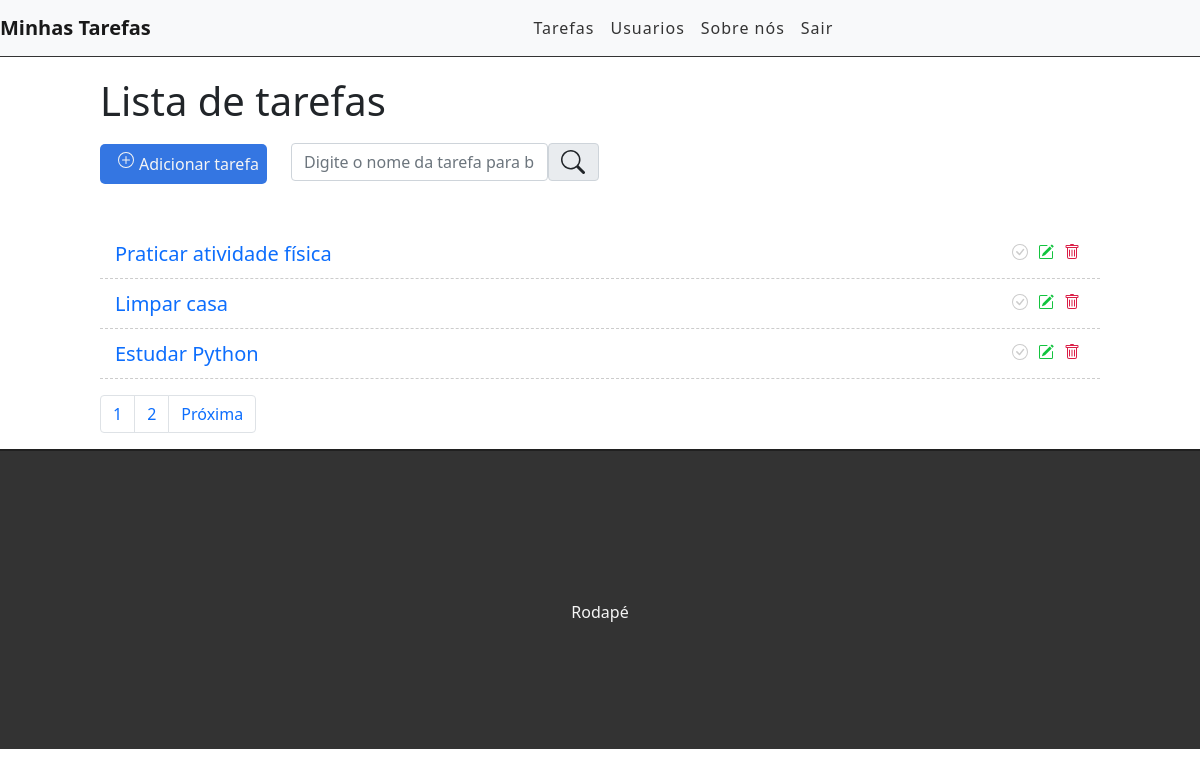
The app's page / (signed in) with its own data.
### tasks/models.py (models this page shows, shortened)
class Task(models.Model):
    STATUS=(
        ('doing', 'Doing'),
        ('done', 'Done'),
    )
    title = models.CharField(max_length=255)
    description = models.TextField()
    done = models.CharField(max_length=5, choices=STATUS,)
    created_at = models.DateTimeField(auto_now_add=True)
    update_at = models.DateTimeField(auto_now=True)

### tasks/views.py (the view)
# urls.py: path('', views.taskList, name='task-list'),
@login_required
def taskList(request):
    search = request.GET.get('search')
    if search:
        tasks = Task.objects.filter(title__icontains=search)
    else:
        tasks_list = Task.objects.all().order_by('-created_at')
        paginator = Paginator(tasks_list, 3)
        page = request.GET.get('page')
        tasks = paginator.get_page(page)
    return render(request, 'tasks/list.html', {'tasks':tasks})

### tasks/templates/tasks/list.html (shortened to what this page needs)
{% extends 'base.html' %}
{% block content %}
    <div class="offset-1 col-10 list-div">
        <h1>Lista de tarefas</h1>
        <a href="newtask/">
            <div class="col-2 add-div">
                Adicionar tarefa
            </div>
        </a>
        <div class="col-9 search-div">
            <form method="GET" id="search-form">
                <input class="form-control" type="text" id="search" name="search" placeholder="Digite o nome da tarefa para buscar">
                <span class="input-group-text" id="basic-addon1">
                </span>
            </form>
        </div>
        <ul class="task-list">
            {% for task in tasks %}
            {% if task.done == 'doing' %}
            <li class="task-item">
            {% else %}
            <li class="task-item done">
            {% endif %}
                <span><a href="task/{{task.id}}">{{task.title}}</a></span>
                <a href="delete/{{task.id}}" class="delete-btn">
                    <span>
                    </span>
                </a>
                <a href="edit/{{task.id}}">
                    <span>
                    </span>
                </a>
                <a href="changestatus/{{task.id}}">
                    <span>
                    </span>
                </a>
            </li>
            {% endfor %}
        </ul>
        <nav>
            <ul class="pagination">
                {% for page in tasks.paginator.page_range %}
                <li class="page-item" aria-current="page">
                    <a class="page-link" href="?page={{page}}">
                        {{page}}
                    </a>
                </li>
                {% endfor %}
                {% if tasks.has_next %}
                <li class="page-item">
                    <a class="page-link" href="?page={{tasks.next_page_number}}">Próxima</a>
                </li>
                {% endif %}
            </ul>
        </nav>
    </div>
{% endblock %}

### tasks/templates/base.html (shortened to what this page needs)
{% load static %}
<!DOCTYPE html>
<html lang="pt-br">
<head>
    <link href="https://cdn.jsdelivr.net/npm/bootstrap@5.1.3/dist/css/bootstrap.min.css" rel="stylesheet">
    <link rel="stylesheet" href="{% static 'css/styles.css' %}">
</head>
<body>
    <div class="container-fluid">
        <nav class="navbar navbar-expand-lg navbar-light bg-light">
            <div class="container-fluid">
              <a class="navbar-brand" href="/">Minhas Tarefas</a>
              <div class="collapse navbar-collapse" id="navbarNavAltMarkup">
                <div class="navbar-nav mr-auto">
                  {% if user.is_authenticated %}
                  <a class="nav-link"s href="/">Tarefas</a>
                  <a class="nav-link" href="#">Usuarios</a>
                  {% else %}
                  <a class="nav-link" href="/accounts/login">Entrar</a>
                  {% endif %}
                  <a class="nav-link" href="#">Sobre nós</a>
                  {% if user.is_authenticated %}
                  <a class="nav-link" href="/accounts/logout">Sair</a>
                  {% endif %}
                </div>
              </div>
            </div>
          </nav>
        {% block content %}
        {% endblock %}
        <footer>
            <p>Rodapé </p>
        </footer>
    </div>
</body>
</html>

### tasks/static/css/styles.css (style rules this page uses)
.container-fluid { padding: 0; }
.navbar { border-bottom: 1px solid #333; margin-bottom: 20px; }
.navbar-nav { margin: auto; }
.navbar-brand { font-weight: bold; }
.navbar-light .navbar-nav a.nav-link { color: #333; letter-spacing: 1px; }
.bi-plus-circle { margin-right: 5px; margin-left: 10px; color: #f5f5f5 }
.add-div { background-color: #3476e2; cursor: pointer; display: inline-flex; color: #f5f5f5; padding: 8px; border-radius: 5px; margin-right: 20px; width: auto; }
.search-div { padding: 0px; display: inline-flex; margin-top: 10px; margin-bottom: 10px; width: 50%; }
.input-group-text { margin-right: 80%; position: relative; bottom: 38px; left: 100%; cursor: pointer; }
.list-div { padding: 0; }
.task-list { padding-left: 0; }
.task-item { list-style: none; font-size: 20px; height: 50px; padding: 0 15px; padding-top: 10px; border-bottom: 1px dashed #ccc; }
a { text-decoration: none; }
.bi-trash, .bi-pencil-square, .bi-check-circle { cursor: pointer; margin: 5px; font-size: 20px; float: right; }
.bi-trash { color: #db1e47; }
.bi-pencil-square { color: #13c43f; }
.bi-check-circle { color: #CCC; }
footer { background-color: #333; height: 300px; border-top: 2px solid #202020; }
footer p { color: #f5f5f5; text-align: center; position: relative; top: 50%; }

### records on screen
Task: title "Praticar atividade física"
Task: title "Limpar casa"
Task: title "Estudar Python"

### other values on screen
{{ page }} "1" "2"
